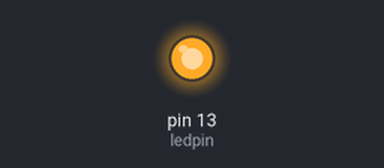
A sketch run on a simulated Arduino Uno, built with avr-gcc and run on an emulated ATmega328P. Shown: output pins drawn as LEDs (lit = HIGH).

Above: at 1.5 s.
At 3.5 s:
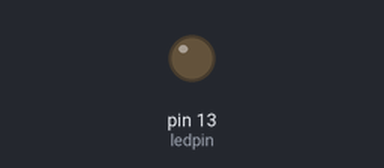
Timing chart, 0 to 5.2 s (numbered marks = the images above):
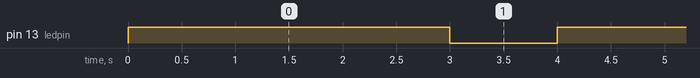

The sketch:

Blink1.ino
```cpp
int ledpin=13;
void setup()
{
pinMode(13, OUTPUT);
}

void loop()
{
  digitalWrite(13, HIGH);
  delay(3000);
  digitalWrite(13, LOW);
  delay(1000);
}
```

Measured:
- by itself, pin 13 (ledpin): alternates HIGH for 3.0 s and LOW for 1.0 s
